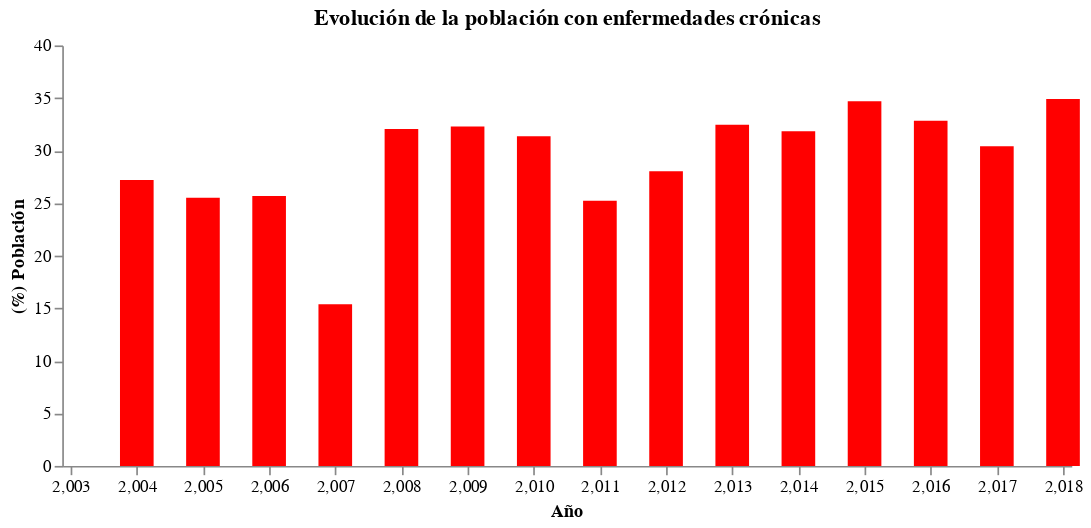

The notebook cell this image was saved under:
### Code cell
df9 = (df.groupby(['Year','CrConditions'])['HHId'].count() / df.groupby(['Year'])['HHId'].count() *100).reset_index()
df10 = df9[df9['CrConditions'] =='YChronic']


alt.Chart(df10).mark_bar(color = 'red', size = 20).encode(
    alt.X('Year', title = 'Año',scale = alt.Scale(domain=(2003, 2018))),
    alt.Y('HHId', title = '(%) Población',scale = alt.Scale(domain=(0, 40))),
    tooltip=['Year', 'HHId']
).configure_axis(
    grid=False
).configure_view(
    strokeWidth=0
).properties(
    title = 'Evolución de la población con enfermedades crónicas',
    width=600,
    height=250
)

### Figure 1 — Vega-Lite specification as saved in the notebook (floating-point values rounded to 4 significant figures)
{"config": {"view": {"continuousWidth": 400, "continuousHeight": 300, "strokeWidth": 0}, "axis": {"grid": false}}, "data": {"name": "data-c7092594866b541c59c659c5311e28f8"}, "mark": {"type": "bar", "color": "red", "size": 20}, "encoding": {"tooltip": [{"type": "quantitative", "field": "Year"}, {"type": "quantitative", "field": "HHId"}], "x": {"type": "quantitative", "field": "Year", "scale": {"domain": [2003, 2018]}, "title": "Año"}, "y": {"type": "quantitative", "field": "HHId", "scale": {"domain": [0, 40]}, "title": "(%) Población"}}, "height": 250, "title": "Evolución de la población con enfermedades crónicas", "width": 600, "$schema": "https://vega.github.io/schema/vega-lite/v4.8.1.json", "datasets": {"data-c7092594866b541c59c659c5311e28f8": [{"Year": 2004, "CrConditions": "YChronic", "HHId": 27.2}, {"Year": 2005, "CrConditions": "YChronic", "HHId": 25.5}, {"Year": 2006, "CrConditions": "YChronic", "HHId": 25.68}, {"Year": 2007, "CrConditions": "YChronic", "HHId": 15.37}, {"Year": 2008, "CrConditions": "YChronic", "HHId": 32.05}, {"Year": 2009, "CrConditions": "YChronic", "HHId": 32.29}, {"Year": 2010, "CrConditions": "YChronic", "HHId": 31.35}, {"Year": 2011, "CrConditions": "YChronic", "HHId": 25.23}, {"Year": 2012, "CrConditions": "YChronic", "HHId": 28.04}, {"Year": 2013, "CrConditions": "YChronic", "HHId": 32.44}, {"Year": 2014, "CrConditions": "YChronic", "HHId": 31.83}, {"Year": 2015, "CrConditions": "YChronic", "HHId": 34.69}, {"Year": 2016, "CrConditions": "YChronic", "HHId": 32.83}, {"Year": 2017, "CrConditions": "YChronic", "HHId": 30.42}, {"Year": 2018, "CrConditions": "YChronic", "HHId": 34.9}]}}
